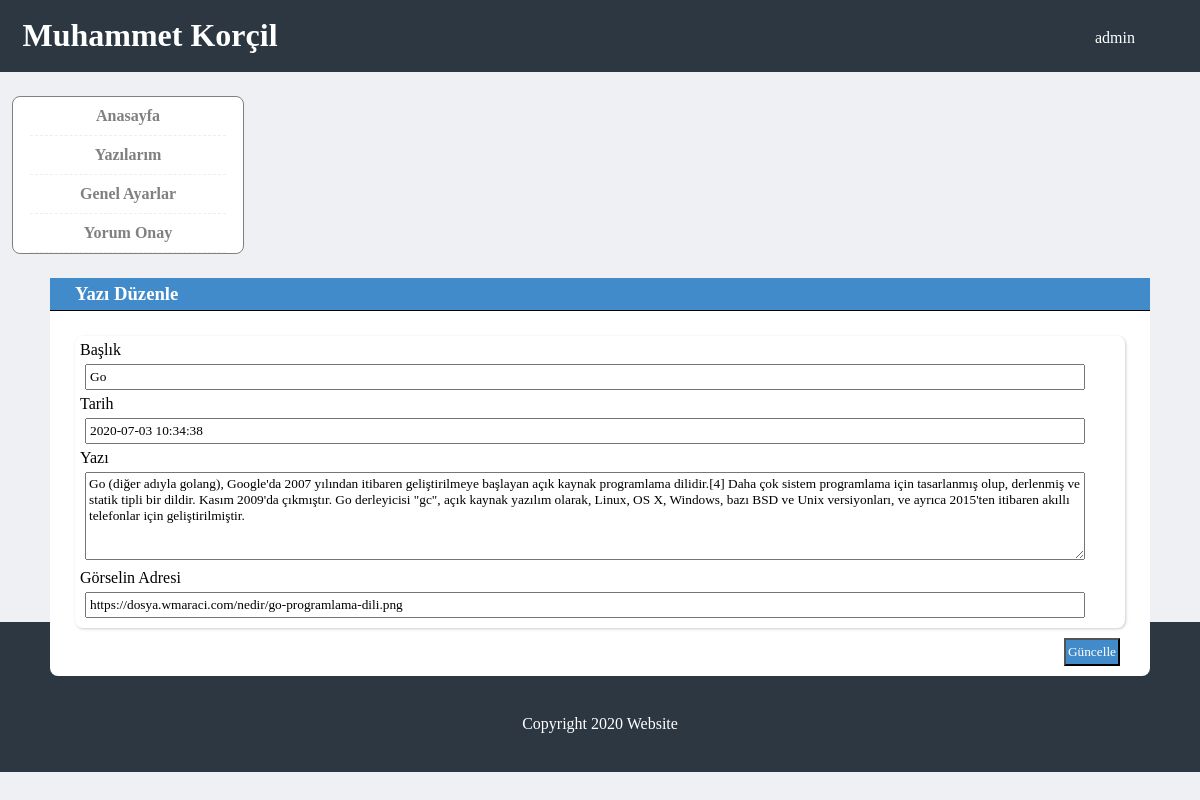
Screenshot of /admin/yazi-duzenle.php?id=10 (signed in) with the database file from the repository.
### tables this page shows
CREATE TABLE `yazilarim` (
  `id` int(11) NOT NULL,
  `yazi_adi` varchar(255) NOT NULL,
  `yazi_link` varchar(255) NOT NULL,
  `yazi_aciklama` text NOT NULL,
  `yazi_tarih` timestamp NOT NULL DEFAULT current_timestamp()
);

### admin/yazi-duzenle.php (the view)
<?php include 'header.php'; ?>
<?php include 'sidebar.php'; ?>
<?php
$id =$_GET["id"];
$query=$db->prepare("SELECT * FROM yazilarim WHERE id=?");
$query->execute(array($id));
$cek=$query->fetch(PDO::FETCH_ASSOC);
?>
<div class="container">
	<div class="right">
		<div class="panel-heading">
			<h3>Yazı Düzenle</h3>
		</div>
		<div class="panel-info">
			<div class="heading">
				<form action="islem.php?id=<?php echo $cek["id"]; ?>" method="POST" class="form-horizontal" role="form">
					<div class="form-group">
						<label for="inputEmail3" class="col-sm-2 control-label">Başlık</label>
						<div class="column">
							<input type="text" name="yazi_adi" class="form-control" value="<?php echo $cek["yazi_adi"]; ?>" required>
						</div>
					</div>
					<div class="form-group">
						<label for="inputEmail3" class="col-sm-2 control-label">Tarih</label>
						<div class="column">
							<input type="text" name="yazi_tarih" class="form-control" value="<?php echo $cek["yazi_tarih"]; ?>" required>
						</div>
					</div>
					<div class="form-group">
						<label for="inputEmail3" class="col-sm-2 control-label">Yazı</label>
						<div class="column">
							<textarea class="form-control" name="yazi_aciklama" cols="30" rows="5"><?php echo $cek["yazi_aciklama"]; ?></textarea>
						</div>
					</div>
					<div class="form-group">
						<label for="inputEmail3" class="col-sm-2 control-label">Görselin Adresi</label>
						<div class="column">
							<input type="text" name="yazi_link" class="form-control" value="<?php echo $cek["yazi_link"]; ?>" required>
						</div>
					</div>
					<div class="button" >
						<button class="update" name="yazi-duzenle">Güncelle</button>
					</div>
				</form>
			</div>
		</div>
	</div>
</div>
<?php include 'footer.php'; ?>

### admin/css/index.css (style rules this page uses)
* { box-sizing: border-box; margin: 0; font-family: "Times New Roman", Times, serif; }
body { background-color: #eff0f3; }
.container { width: 100%; min-height: 300px; height: 100%; margin-bottom: 250px; }
.right { margin-right: 50px; float: right; background-color: white; max-width: 1100px; width: 100%; margin-top: 24px; border-radius: 0.5em; }
.panel-heading { width: 100%; background-color: #428bca; border-bottom:1px solid black; }
.panel-heading h3 { width: 100%; padding: 5px 25px; color: white; }
.panel-info { box-shadow: 1px 1px 3px #ccc; border-radius: 0.5em; background-color: white; max-width: 1050px; width: 100%; min-height: 100px; height: 100%; margin: 25px 0 25px 25px; }
form { padding: 5px; max-width: 1050px; width: 100%; }
.column { width: 100%; padding: 5px; }
.form-control { max-width: 1000px; width: 100%; padding: 3px; }
.update { max-width: 60px; width: 100%; padding: 4px 2px; background-color: #428bca; color: white; }
.button { float: right; margin-top: 15px; margin-bottom: 10px; }

### rows the page displays
yazilarim: yazi_adi "Go", yazi_tarih "2020-07-03 10:34:38", yazi_aciklama "Go (diğer adıyla golang), Google'da 2007 yılından itibaren geliştirilmeye başlayan açık kaynak programlama dilidir.[4] Daha çok sistem programlama için tasarlanmış olup, derlenmiş ve statik tipli bir dildir. Kasım 2009'da çıkmıştır. Go derleyicisi \"gc\", açık kaynak yazılım olarak, Linux, OS X, Windows, bazı BSD ve Unix versiyonları, ve ayrıca 2015'ten itibaren akıllı telefonlar için geliştirilmiştir.", yazi_link "https://dosya.wmaraci.com/nedir/go-programlama-dili.png"

### other values shown
$_SESSION["admin_kadi"] "admin"
